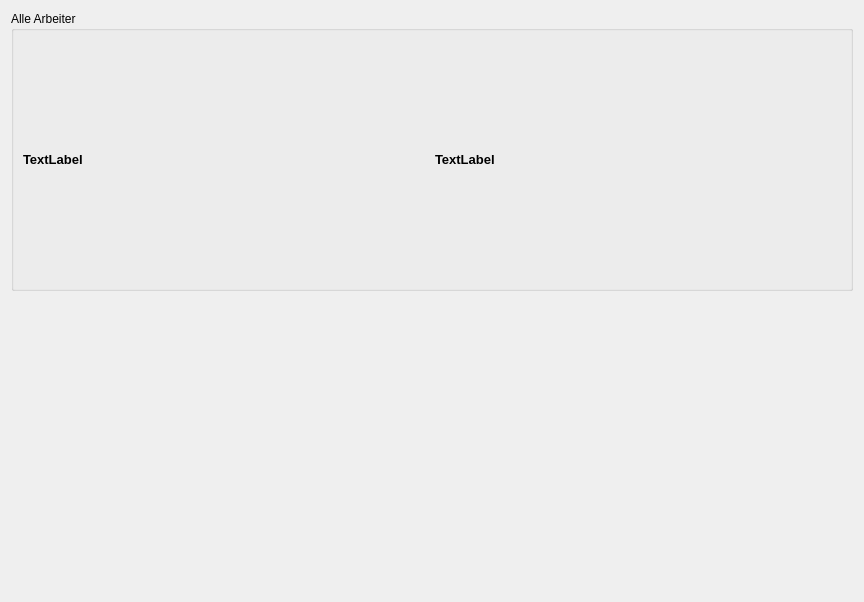
<?xml version="1.0" encoding="UTF-8"?>
<ui version="4.0">
 <class>Form</class>
 <widget class="QWidget" name="Form">
  <property name="windowModality">
   <enum>Qt::ApplicationModal</enum>
  </property>
  <property name="geometry">
   <rect>
    <x>0</x>
    <y>0</y>
    <width>864</width>
    <height>602</height>
   </rect>
  </property>
  <property name="windowTitle">
   <string>Arbeiter</string>
  </property>
  <property name="windowIcon">
   <iconset resource="../res.qrc">
    <normaloff>:/newPrefix/res/group.png</normaloff>:/newPrefix/res/group.png</iconset>
  </property>
  <layout class="QVBoxLayout" name="verticalLayout_2">
   <property name="spacing">
    <number>20</number>
   </property>
   <item>
    <widget class="QGroupBox" name="groupBox">
     <property name="title">
      <string>Alle Arbeiter</string>
     </property>
     <property name="flat">
      <bool>true</bool>
     </property>
     <layout class="QVBoxLayout" name="verticalLayout">
      <item>
       <layout class="QHBoxLayout" name="horizontalLayout">
        <item>
         <widget class="QLabel" name="label_projekt">
          <property name="font">
           <font>
            <pointsize>10</pointsize>
            <weight>75</weight>
            <bold>true</bold>
           </font>
          </property>
          <property name="text">
           <string>TextLabel</string>
          </property>
         </widget>
        </item>
        <item>
         <widget class="QLabel" name="label_kunde">
          <property name="font">
           <font>
            <pointsize>10</pointsize>
            <weight>75</weight>
            <bold>true</bold>
           </font>
          </property>
          <property name="text">
           <string>TextLabel</string>
          </property>
         </widget>
        </item>
       </layout>
      </item>
     </layout>
    </widget>
   </item>
   <item>
    <widget class="QFrame" name="frame">
     <property name="frameShape">
      <enum>QFrame::NoFrame</enum>
     </property>
     <property name="frameShadow">
      <enum>QFrame::Raised</enum>
     </property>
     <layout class="QVBoxLayout" name="verticalLayout_3">
      <property name="spacing">
       <number>0</number>
      </property>
      <property name="margin">
       <number>0</number>
      </property>
     </layout>
    </widget>
   </item>
  </layout>
 </widget>
 <resources>
  <include location="../res.qrc"/>
 </resources>
 <connections/>
</ui>
